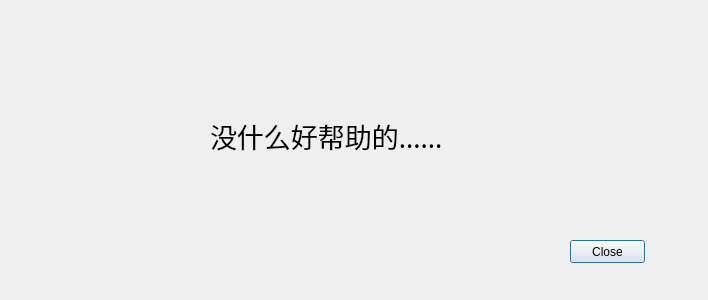
<?xml version="1.0" encoding="UTF-8"?>
<ui version="4.0">
 <class>dlg_15</class>
 <widget class="QDialog" name="dlg_15">
  <property name="geometry">
   <rect>
    <x>0</x>
    <y>0</y>
    <width>708</width>
    <height>300</height>
   </rect>
  </property>
  <property name="windowTitle">
   <string>帮助主题</string>
  </property>
  <widget class="QLabel" name="label">
   <property name="geometry">
    <rect>
     <x>210</x>
     <y>120</y>
     <width>301</width>
     <height>31</height>
    </rect>
   </property>
   <property name="font">
    <font>
     <family>Adobe 黑体 Std R</family>
     <pointsize>20</pointsize>
     <weight>50</weight>
     <bold>false</bold>
    </font>
   </property>
   <property name="text">
    <string>没什么好帮助的......</string>
   </property>
  </widget>
  <widget class="QPushButton" name="pushButton">
   <property name="geometry">
    <rect>
     <x>570</x>
     <y>240</y>
     <width>75</width>
     <height>23</height>
    </rect>
   </property>
   <property name="cursor">
    <cursorShape>PointingHandCursor</cursorShape>
   </property>
   <property name="text">
    <string>Close</string>
   </property>
  </widget>
 </widget>
 <resources/>
 <connections>
  <connection>
   <sender>pushButton</sender>
   <signal>clicked()</signal>
   <receiver>dlg_15</receiver>
   <slot>close()</slot>
   <hints>
    <hint type="sourcelabel">
     <x>593</x>
     <y>248</y>
    </hint>
    <hint type="destinationlabel">
     <x>484</x>
     <y>253</y>
    </hint>
   </hints>
  </connection>
 </connections>
</ui>
